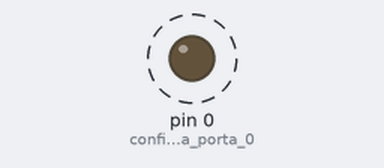
The sketch below on a simulated Arduino Uno, built with avr-gcc and run on an emulated ATmega328P. Shown: output pins drawn as LEDs (lit = HIGH). Dashed ring = blinking.

Above: at 0.5 s.
Timing chart, 0 to 4.6 s (numbered marks = the images above):
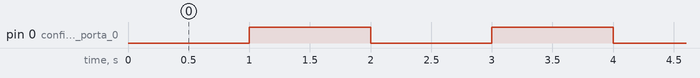

Measured:
- by itself, pin 0 (configura_porta_0): alternates HIGH for 1.0 s and LOW for 1.0 s

The sketch:

Exemplo2_Pisca_LED.ino
```cpp
/******************************************
  Venturus - Centro de Inovação Tecnológica

  Exemplo 2 - Pisca LED sem delay()

  @Author: Pedro Dionísio
  @Date: Jul/2016
******************************************/

int ledState = LOW;

unsigned long previousMillis = 0;
const long interval = 1000;

// Setup é executada apenas na inicialização
void setup() {
  pinMode(0, OUTPUT); // configura porta 0 (LED vermelho) como saída
}

// Função executada sem parar
void loop() {
  unsigned long currentMillis = millis();
  if (currentMillis - previousMillis >= interval) {
    previousMillis = currentMillis;
    if (ledState == LOW) {
      ledState = HIGH;
    } else {
      ledState = LOW;
    }
    digitalWrite(0, ledState);
  }
}
```
